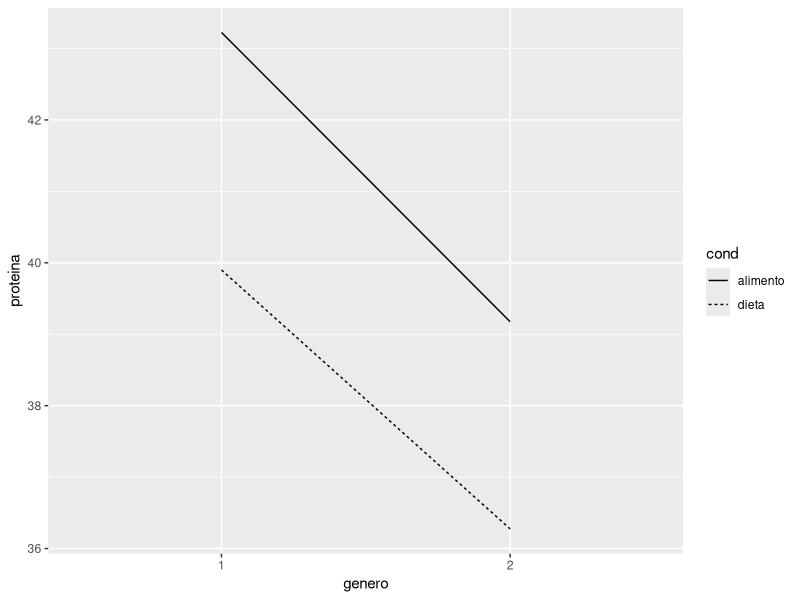
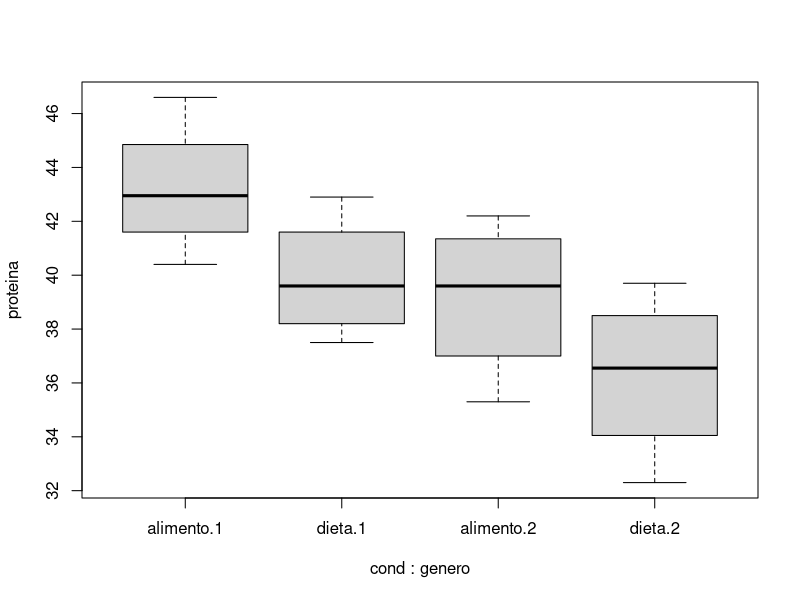

Generate these figures, in order, with R:
## ---- chunk 1
base=read.csv("tortugas1.csv")
base$genero=as.factor(base$genero)
base$cond=as.factor(base$cond)
## ---- chunk 2
table(base$genero,base$cond)
## ---- chunk 3
mg=mean(base$proteina);mg
## ---- chunk 4
ma=tapply(base$proteina,base$cond,mean);ma
a1=ma[1]-mg;a1
a2=ma[2]-mg;a2
## ---- chunk 5
ms=tapply(base$proteina,base$genero,mean);ms
b1=ms[1]-mg;b1
b2=ms[2]-mg;b2

## ---- chunk 6
mo=tapply(base$proteina,list(base$genero,base$cond),mean);mo
## ---- chunk 7
ali1=mg+a1+b1;ali1
ali2=mg+a1+b2;ali2
die1=mg+a2+b1;die1
die2=mg+a2+b2;die2
## ---- chunk 8
library(ggplot2)

ggplot(base,aes(x=genero,y=proteina,group = cond))+
  stat_summary(fun.y = "mean",geom = "line",aes(linetype = cond))
## ---- chunk 9
mod=aov(proteina~cond+genero,data = base)

model.tables(mod)
## ---- chunk 10
options(contrasts=c("contr.sum","contr.poly"))
mod2=lm(proteina~cond*genero,data = base)
## ---- chunk 11
model.matrix(mod2)
## ---- chunk 12
coef(mod2)
## ---- chunk 13
boxplot(proteina~cond+genero,data = base)
## ---- chunk 14
vt=tapply(base$proteina,list(base$cond,base$genero),var);vt
## ---- chunk 15
bartlett.test(base$proteina~interaction(base$cond,base$genero))
## ---- chunk 16
anova1=anova(mod2);anova1
## ---- chunk 17
r=4
vt
n=16
k=4

sum((r-1)*vt)/(n-4)
## ---- chunk 18
anova1[4,3]
## ---- chunk 19
anova1[3,3]
## ---- chunk 20
anova1[,c(1,4)]
## ---- chunk 21
anova1
0.181/7.537           
## ---- chunk 22
anova1[,c(1,4,5)]
## ---- chunk 23
pf(0.0240,1,12, lower.tail = F)
## ---- chunk 24
mod3=lm(proteina~cond+genero,data = base)
## ---- chunk 25
a1;a2;b1;b2

coef(mod3)
## ---- chunk 26
anova2=anova(mod3);anova2
anova1
## ---- chunk 27
r=4*2
a=c(a1,a2)
cmf1=sum(r*a^2)/1;cmf1
b=c(b1,b2)
cmf2=sum(r*b^2)/1;cmf2

## ---- chunk 28
anova2[3,3]
mean(vt)
## ---- chunk 29
anova1[4,2]
anova2[3,2]
anova1
## ---- chunk 30
anova2[,c(1,4,5)]
## ---- chunk 31
c=coef(mod3);c
## ---- chunk 32
v1=c(1,1,0)
v2=c(1,-1,0)
v3=c(1,0,1)
v4=c(1,0,-1)

dif1=v1-v2;dif1
dif2=v3-v4;dif2
## ---- chunk 33
l1=c%*%dif1;l1
l2=c%*%dif2;l2

## ---- chunk 34
ee1=sqrt(t(dif1)%*%vcov(mod3)%*%dif1);ee1
ee2=sqrt(t(dif2)%*%vcov(mod3)%*%dif2);ee2

## ---- chunk 35
t=qt(1-0.05,df=13,lower.tail = T);t
## ---- chunk 36
l1-t*ee1
l2-t*ee2
